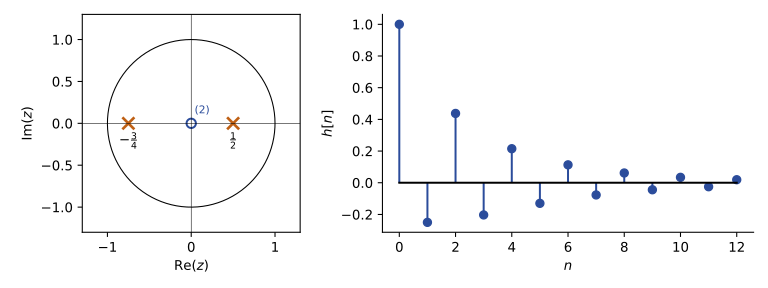

The script that saved this image:
"""TSIG1 ch. 4 — Exemple y[n] + 1/4 y[n-1] - 3/8 y[n-2] = x[n] : pôles 1/2 et -3/4, zéro double en 0,
h[n] = [2/5 (1/2)^n + 3/5 (-3/4)^n] u[n]. D'après les notes de cours [notes, f. 10 v°], redessinée ; h[n] calculée."""
import numpy as np
import matplotlib
matplotlib.use("Agg")
import matplotlib.pyplot as plt
plt.rcParams.update({"font.family": "sans-serif", "font.size": 10, "svg.fonttype": "none"})
fig, (a, b) = plt.subplots(1, 2, figsize=(8, 3), gridspec_kw={"width_ratios": [1, 1.6]})
th = np.linspace(0, 2 * np.pi, 400)
a.plot(np.cos(th), np.sin(th), color="k", lw=0.8)
a.plot([0.5, -0.75], [0, 0], "x", color="#BF6014", ms=9, mew=2)
a.plot([0], [0], "o", mfc="none", mec="#2B4C9B", ms=7, mew=1.5)
a.text(0.04, 0.12, "(2)", fontsize=8, color="#2B4C9B")
a.text(0.5, -0.25, r"$\frac{1}{2}$", ha="center"); a.text(-0.75, -0.25, r"$-\frac{3}{4}$", ha="center")
a.set_aspect("equal"); a.set_xlim(-1.3, 1.3); a.set_ylim(-1.3, 1.3)
a.axhline(0, color="k", lw=0.4); a.axvline(0, color="k", lw=0.4)
a.set_xlabel(r"$\mathrm{Re}(z)$"); a.set_ylabel(r"$\mathrm{Im}(z)$")
n = np.arange(0, 13)
h = 0.4 * 0.5 ** n + 0.6 * (-0.75) ** n
# contrôle par récurrence
y = np.zeros(13)
for k in range(13):
    y[k] = (k == 0) - 0.25 * (y[k - 1] if k >= 1 else 0) + 0.375 * (y[k - 2] if k >= 2 else 0)
assert np.allclose(y, h)
b.stem(n, h, linefmt="#2B4C9B", markerfmt="o", basefmt="k-")
b.set_xlabel("$n$"); b.set_ylabel("$h[n]$"); b.spines[["top", "right"]].set_visible(False)
fig.tight_layout(); fig.savefig("04-exemple-poles-zeros.svg")
